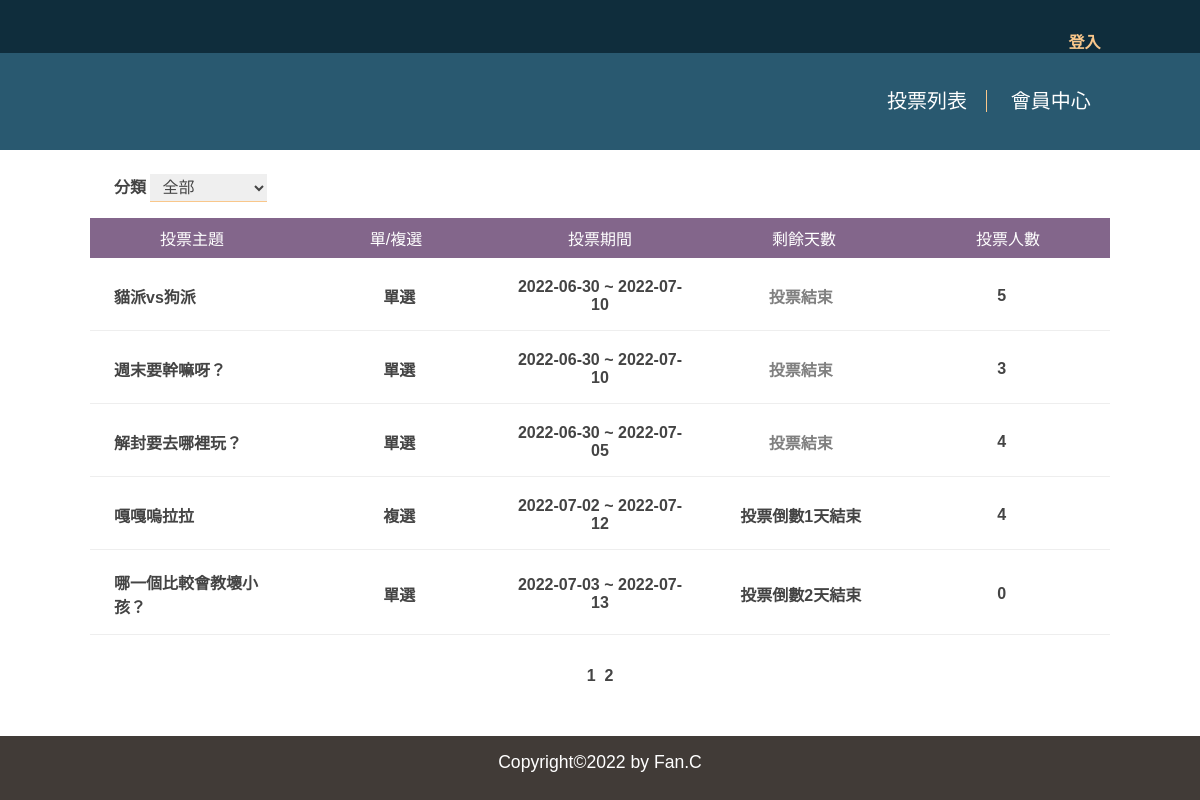
Before: / with the older database file.
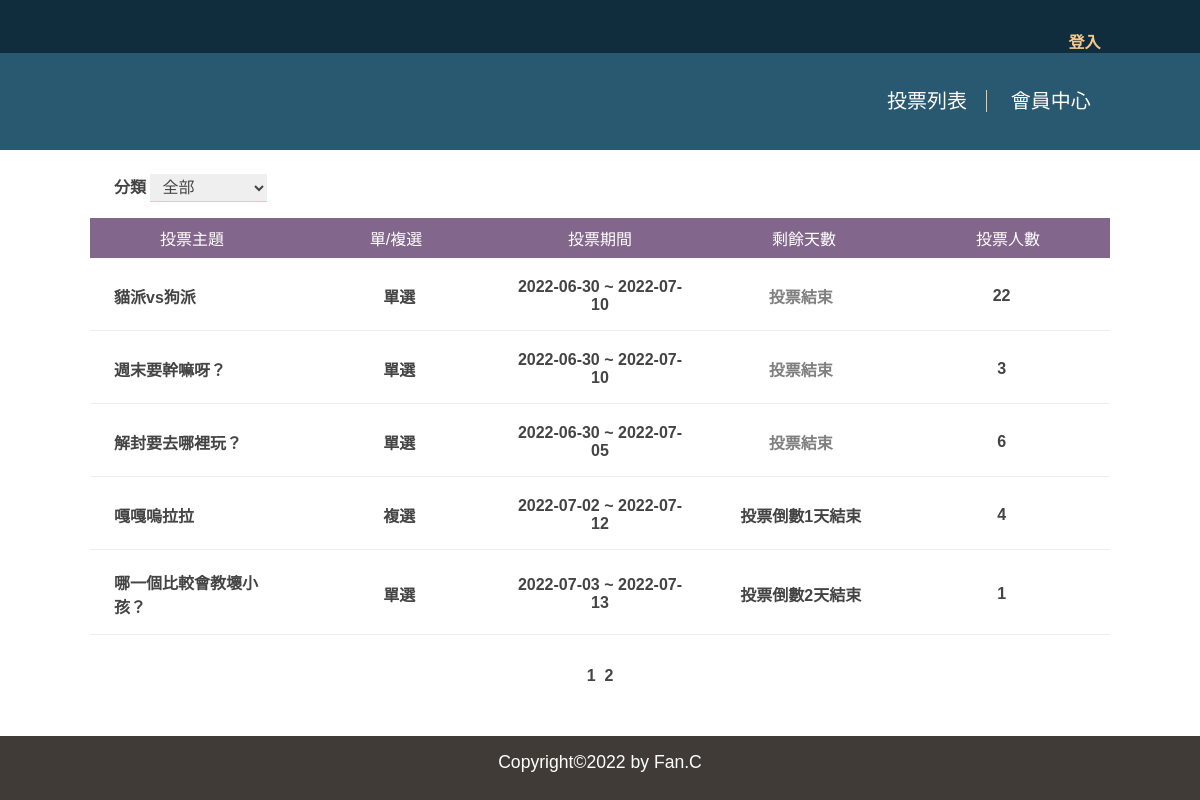
After: the same page with the newer database file.
### tables this page shows
CREATE TABLE `subjects` (
  `id` int(11) UNSIGNED NOT NULL COMMENT '序號',
  `subject` varchar(128) NOT NULL COMMENT '主題描述',
  `type_id` int(11) UNSIGNED NOT NULL,
  `multiple` tinyint(1) NOT NULL DEFAULT 0 COMMENT '單/複選',
  `multi_limit` tinyint(2) NOT NULL DEFAULT 1 COMMENT '單/複選項目數',
  `start` date NOT NULL,
  `end` date NOT NULL,
  `total` int(11) UNSIGNED NOT NULL DEFAULT 0
);

### api/base.php (called while the page is built, shortened)
<?php
function pdo()
{
    $dsn = "mysql:host=localhost;charset=utf8;dbname=vote";
    return new PDO($dsn, 'root', '');
}
function all($table, ...$arg)
{
    $pdo = pdo();
    $sql = "SELECT * FROM $table ";
    switch (count($arg)) {
        case 2:
            if (!empty($arg[0])) {
                foreach ($arg[0] as $key => $value) {
                    $tmp[] = "`$key`='$value'";
                }
                $sql .= " WHERE " . implode(" AND ", $tmp) . $arg[1];
            } else {
                $sql .= $arg[1];
            }
            break;
    }
    return $pdo->query($sql)->fetchAll(PDO::FETCH_ASSOC);
}
function math($table, $math, $col, ...$arg)
{
    $pdo = pdo();
    $sql = "SELECT $math(`$col`) FROM $table ";
    return $pdo->query($sql)->fetchColumn();
}

### front/vote_list.php (the view, shortened to what this page needs)
<?php
$p = "";
$queryStr = "";
$queryFilter="";
?>
<div class="type-box">
    <label for="types">分類</label>
    <select name="types" id="types" onchange="location.href=`?filter=${this.value}<?=$queryStr;?>`">
        <option value="0">全部</option>
    </select>
</div>
<div>
    <ul class="list">
        <li class="list-header">
            <div>投票主題</div>
            <?php
            if (isset($_GET['type']) && $_GET['type'] == 'asc') {
            ?>
                <div><a href="?order=multiple&type=desc<?= $p; ?><?=$queryFilter;?>">單/複選</a></div>
            <?php
            } else {
            ?>
                <div><a href="?order=multiple&type=asc<?= $p;?><?=$queryFilter;?>">單/複選</a></div>
            <?php
            }
            ?>
            <?php
            if (isset($_GET['type']) && $_GET['type'] == 'asc') {
            ?>
                <div><a href="?order=end&type=desc<?= $p; ?><?=$queryFilter;?>">投票期間</a></div>
            <?php
            } else {
            ?>
                <div><a href="?order=end&type=asc<?= $p; ?><?=$queryFilter;?>">投票期間</a></div>
            <?php
            }
            ?>
            <?php
            if (isset($_GET['type']) && $_GET['type'] == 'asc') {
            ?>
                <div><a href="?order=remain&type=desc<?= $p;?><?=$queryFilter;?>">剩餘天數</a></div>
            <?php
            } else {
            ?>
                <div><a href="?order=remain&type=asc<?= $p;?><?=$queryFilter;?>">剩餘天數</a></div>
            <?php
            }
            ?>
            <?php
            if (isset($_GET['type']) && $_GET['type'] == 'asc') {
            ?>
                <div><a href="?order=total&type=desc<?= $p;?><?=$queryFilter;?>">投票人數</a></div>
            <?php
            } else {
            ?>
                <div><a href="?order=total&type=asc<?= $p; ?><?=$queryFilter;?>">投票人數</a></div>
            <?php
            }
            ?>
        </li>
        <?php
        $orderStr = '';
        $filter = [];
        $total = math('subjects', 'count', 'id', $filter);
        $div = 5;
        $pages = ceil($total / $div);
        $now = isset($_GET['p']) ? $_GET['p'] : 1;
        $start = ($now - 1) * $div;
        $page_rows = " limit $start,$div";
        $subjects = all('subjects', $filter, $orderStr . $page_rows);
        foreach ($subjects as $subject) {
            echo "<a href='?do=vote_result&id={$subject['id']}'>";
            echo "<li class='list-items'>";
            echo "<div>{$subject['subject']}</div>";
            if ($subject['multiple'] == 0) {
                echo "<div class='text-center'>單選</div>";
            } else {
                echo "<div class='text-center'>複選</div>";
            }
            echo "<div class='text-center'>";
            echo $subject['start'] . " ~ " . $subject['end'];
            echo "</div>";
            echo "<div class='text-center'>";
            $today = strtotime("now");
            $end = strtotime($subject['end']);
            if (($end - $today) > 0) {
                $remain = floor(($end - $today) / (60 * 60 * 24));
                echo "投票倒數" . $remain . "天結束";
            } else {
                echo "<span style='color:grey'>投票結束</span>";
            }
            echo "</div>";
            echo "<div class='text-center'>{$subject['total']}</div>";
            echo "</li>";
            echo "</a>";
        }
        ?>
    </ul>
    <div class="text-center page-div">
        <?php
        if ($pages > 1) {
            for ($i = 1; $i <= $pages; $i++) {
                echo "<a class='page' href='?p={$i}{$queryStr}{$queryFilter}'>&nbsp;";
                echo $i;
                echo "&nbsp;</a>";
            }
        }
        ?>
    </div>
</div>

Changed rows visible on the page:
changed subjects "貓派vs狗派": total "5" → "22"
changed subjects "解封要去哪裡玩？": total "4" → "6"
changed subjects "哪一個比較會教壞小孩？": total "0" → "1"
